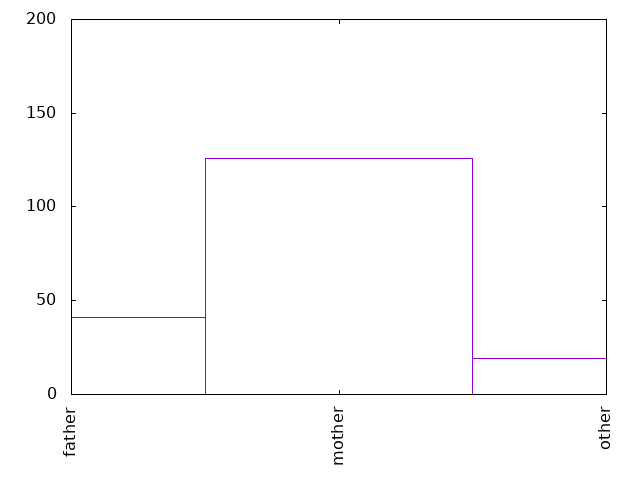

gnuplot code for this plot:
set term png
set out "0-10guardian.png"
set key off
set xtics rotate
set yrange[0:200]

plot '0-10guardian.dat' using 1:xticlabel(2) with boxes
